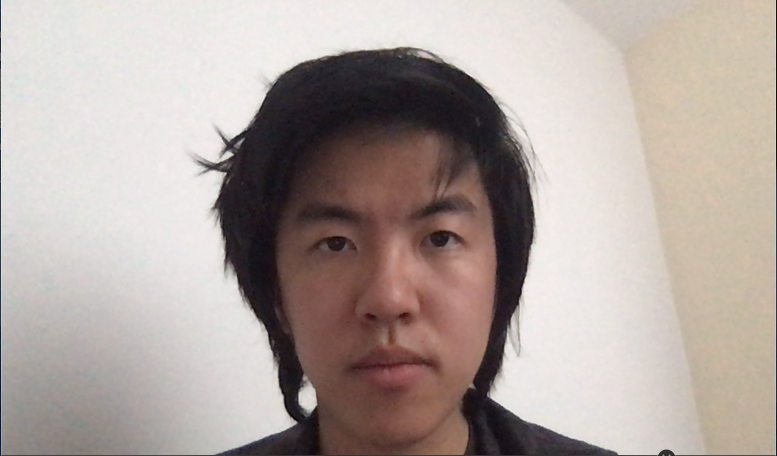
#> input picture images/student.png, 1554 x 912 px, given in place of the camera (shown at 1/2 size)
$ python elec574proj.py
#> lines starting #> are read from the running program, lines starting #| are printed output that depends on the picture; after the words box and inside, x2 and y2 are one past the last pixel; in counts of white or black regions, pixels touching at a corner belong together
#!/usr/local/bin/env python3
"""
Josh and Justin ELEC 574 Final Project: Portable Computer Vision Eye-Tracking Anti-Distracted-Driving Device
"""
import numpy as np
import cv2
import time

#TURN THIS TO "True" FOR USE ON OUR RASPBERRY PI SETUP
#IF YOU DO NOT HAVE ACCESS TO THE PI AND WOULD LIKE TO TEST BASIC FUNCTIONALITY ON A COMPUTER, THEN SET THIS TO "False"
onPi = True

if onPi:
    import RPi.GPIO as GPIO
    GPIO.setwarnings(False)
    GPIO.setmode(GPIO.BCM)
    buzzer = 4
    GPIO.setup(buzzer,GPIO.OUT)
    flag = 0


#Haar Cascade classifiers for finding face and eyes
face_cascade = cv2.CascadeClassifier('./haarcascades/haarcascade_frontalface_default.xml')
eye_cascade = cv2.CascadeClassifier('./haarcascades/haarcascade_eye.xml')

detector_params = cv2.SimpleBlobDetector_Params()
detector_params.filterByArea = True
detector_params.maxArea = 2000
blob_detector = cv2.SimpleBlobDetector_create(detector_params)

colors = [(255,0,0), (0,0,255)]

cv2.namedWindow('Left Eye')
cv2.moveWindow('Left Eye',600,0)
cv2.namedWindow('Right Eye')
cv2.moveWindow('Right Eye',900,0)
cv2.namedWindow('Gaze Tracker')
cv2.moveWindow('Gaze Tracker',300,150)

kx = -99999999
ky = -99999999
pupil_present = True
last_time_pupil_present = 0
time_since_pupil_present = 0
pupil_centered = True
last_time_pupil_centered = 0
time_since_pupil_centered = 0

distractedness_threshold_time = 1.5

warning_flag = False


def trackbar_value_write(position):
    """
    Returns position of threshold-choosing trackbar
    """
    print(position)

cv2.createTrackbar('Threshold', 'Gaze Tracker', 60, 255, trackbar_value_write)

def pick_best_face(image_set):
    """
    Picks the biggest image out of a set of face coordinates image_set
    """
    #If there's more than one candidate for the face, pick the biggest one.
    if len(image_set) > 1:
        biggest = np.array([0,0,0,0])
        for potential_img in image_set:
            if potential_img[3] > biggest[3]:
                biggest = potential_img
        biggest_img = np.array([biggest])
    #If there's just one candidate, then just pick it.
    elif len(image_set) == 1:
        biggest_img = image_set
    #If there are no viable candidates for the face, then return an empty tuple.
    else:
        biggest_img = ()
    return biggest_img

def pick_best_eye(image_set):
    """
    Picks the biggest image out of a set of eye coordinates image_set. This image also needs to be less than a certain threshold size.
    """
    # If there's more than one candidate for the eye, pick the biggest one.
    # However, if the biggest one is bigger than the threshold of width * (5/24),
    # then it is probably a false positive (not an eye), so instead choose the next biggest one.
    if len(image_set) > 1:
        biggest = np.array([0,0,0,0])
        for potential_img in image_set:
            #second condition prevents eyebrow + eye to be considered as an eye
            if (potential_img[3] > biggest[3]) & (potential_img[3] < (w2*2*(5/24))):
                biggest = potential_img
        if biggest.all() == np.array([0,0,0,0]).all():
            biggest_img = ()
        else:
            biggest_img = np.array([biggest])
    # If there's just one candidate for the eye, pick it. The eye must meet the same threshold condition as before.
    elif len(image_set) == 1:
        if image_set[0][3] < (w2*2*(5/24)):
            biggest_img = image_set
        else:
            biggest_img = ()
    #If there are no candidates, return an empty set.
    else:
        biggest_img = ()
    return biggest_img

def crop_around_eye(eye_img, side, eye_size):
    """
    Cut out the top bit of the eye image, where the eyebrows are
    """
    #Whichever side (left = 0, or right = 1) the eye in question is on, cut out the top brow_height number of pixels.
    #Also, cut out a few pixels from the side to keep the eye centered and get rid of some of the corner of the eye.
    if side == 0:
        eye_img = eye_img[brow_height:eye_size, (eye_side):eye_size]
    else:
        eye_img = eye_img[brow_height:eye_size, 0:(eye_size-eye_side)]
    return eye_img

def blob_process(eye_img):
    """
    Process the eye_img so that the iris/pupil is more distinct
    """
    #Erosion to get rid of eyebrows
    eye_img = cv2.erode(eye_img, None, iterations=1)
    #Dilation to enhance round iris/pupil
    eye_img = cv2.dilate(eye_img, None, iterations=3)
    #Median Blur did not help performance, so it was removed
    #eye_img = cv2.medianBlur(eye_img, 3)

    return eye_img

def detect_blobs(eye_img, detector):
    """
    Find keypoints from eye blob image using blob detector algorithm from OpenCV
    """
    keypts = detector.detect(eye_img)
    return keypts

# [4 lines of commented-out code are left out]
capture_object = cv2.VideoCapture(0)

while True:
    #Capture each frame of the video for analysis. One run of this while loop will analyze one frame.
    _, frame = capture_object.read()
#> frame is the input picture: shape (912, 1554, 3); mean B, G, R 159.7, 164.9, 176.4
    frame_gray = cv2.cvtColor(frame, cv2.COLOR_BGR2GRAY)
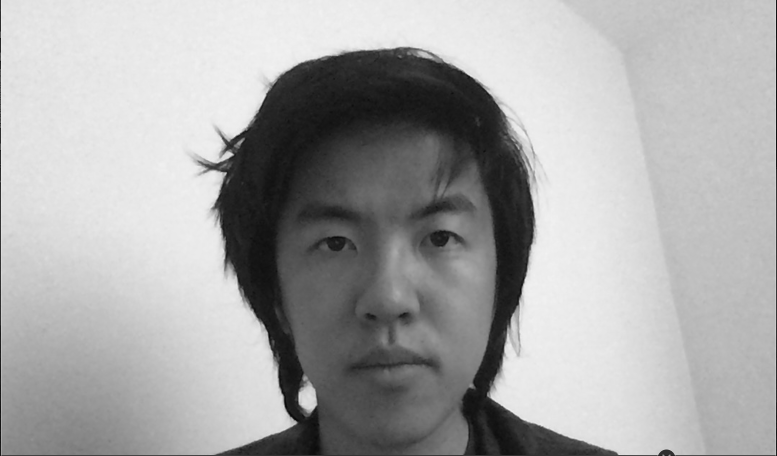
#> frame_gray: shape (912, 1554) (shown at 1/2 size); min 0, max 244, mean 167.8

    face = pick_best_face(face_cascade.detectMultiScale(frame_gray, 1.3, 5))
#> in pick_best_face, `biggest_img = image_set`: biggest_img = [[515, 270, 525, 525]]
#> face = [[515, 270, 525, 525]]

    #Restrict search for eyes to only the face in question. If there's no face, skip analysis.
    #Using a for loop on a zero- or one-item list allows me to skip execution of the included code
    #if the list has no items.
    for (x,y,w,h) in face:
        cv2.rectangle(frame,(x,y),(x+w,y+h),(255,255,0),2)
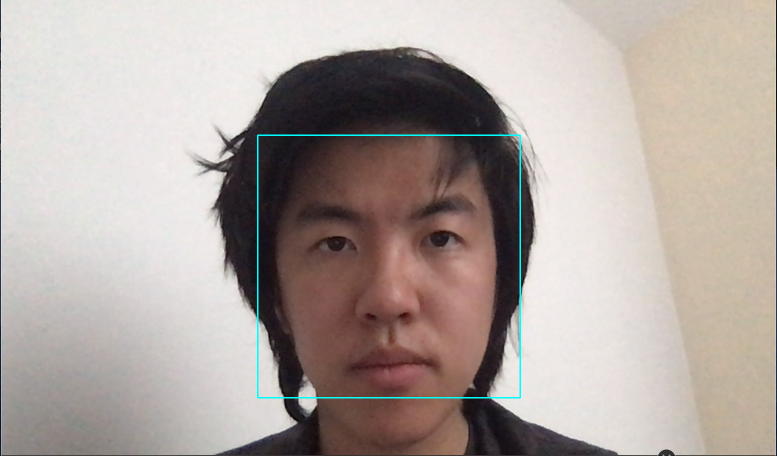
#> frame: shape (912, 1554, 3) (shown at 1/2 size); 0.44% of pixels changed, all inside (x1, y1, x2, y2) = (514, 269, 1042, 797)
        h2 = int(h/2)
#> h2 = 262
        w2 = int(w/2)
#> w2 = 262

        #Separate the left and right halves of the face, and find an eye in each
        face_frames = [frame[y:y+h2, x:x+w2], frame[y:y+h2, x+w2:x+w]]
        face_frames_gray = [frame_gray[y:y+h2, x:x+w2], frame_gray[y:y+h2, x+w2:x+w]]
        eyes = [pick_best_eye(eye_cascade.detectMultiScale(face_frames_gray[0])), pick_best_eye(eye_cascade.detectMultiScale(face_frames_gray[1]))]
#> in pick_best_eye, `biggest_img = image_set`: biggest_img = [[113, 183, 72, 72]]
#> eyes = [[[113, 183, 72, 72]], [[59, 170, 80, 80]]]

        #At the moment, the user defines a detection threshold for binary thresholding using a trackbar on a GUI.
        #Later work could replace this with automatic threshold-setting, perhaps by adjusting based on the overall
        #brightness of the scene (for example, the average brightness of the frame)
        threshold_val = cv2.getTrackbarPos('Threshold', 'Gaze Tracker')

        #idx represents which eye is being examined; left is 0, right is 1
        for idx in [0,1]:
            for (ex,ey,ew,eh) in eyes[idx]:

                cv2.rectangle(face_frames[idx],(ex,ey),(ex+ew,ey+eh),colors[idx],2)

                #From here on, measure positions in reference to eye_frame_gray,
                #which is just the part of the face frame that contains the eye.
                eye_frame_gray = face_frames_gray[idx][ey:ey+eh, ex:ex+ew]
                eye_sz = eye_frame_gray.shape[0]
                brow_height = int(eye_sz * (4/24))
                eye_side = int(eye_sz * (1/60))

                eye_frame_gray = crop_around_eye(eye_frame_gray,idx, eye_sz)

                #This defines the mean filter used to blur the eye_frame_gray image so that specular reflections are removed
                kernel_unnormalized = np.ones([15,15],np.float32)
                kernel = kernel_unnormalized/np.sum(kernel_unnormalized)
                eye_frame_gray = cv2.filter2D(eye_frame_gray,-1,kernel)

                #Binary thresholding and other pre-processing for blob detection are performed here
                _, img = cv2.threshold(eye_frame_gray, threshold_val, 255, cv2.THRESH_BINARY_INV)
                eye = blob_process(img)
                _, eye = cv2.threshold(eye, 128, 255, cv2.THRESH_BINARY_INV)

                keypts = detect_blobs(eye, blob_detector)

                if keypts != []:
                    pupil_present = True

#> (the run stopped early here; a loop or call above may not have finished)
